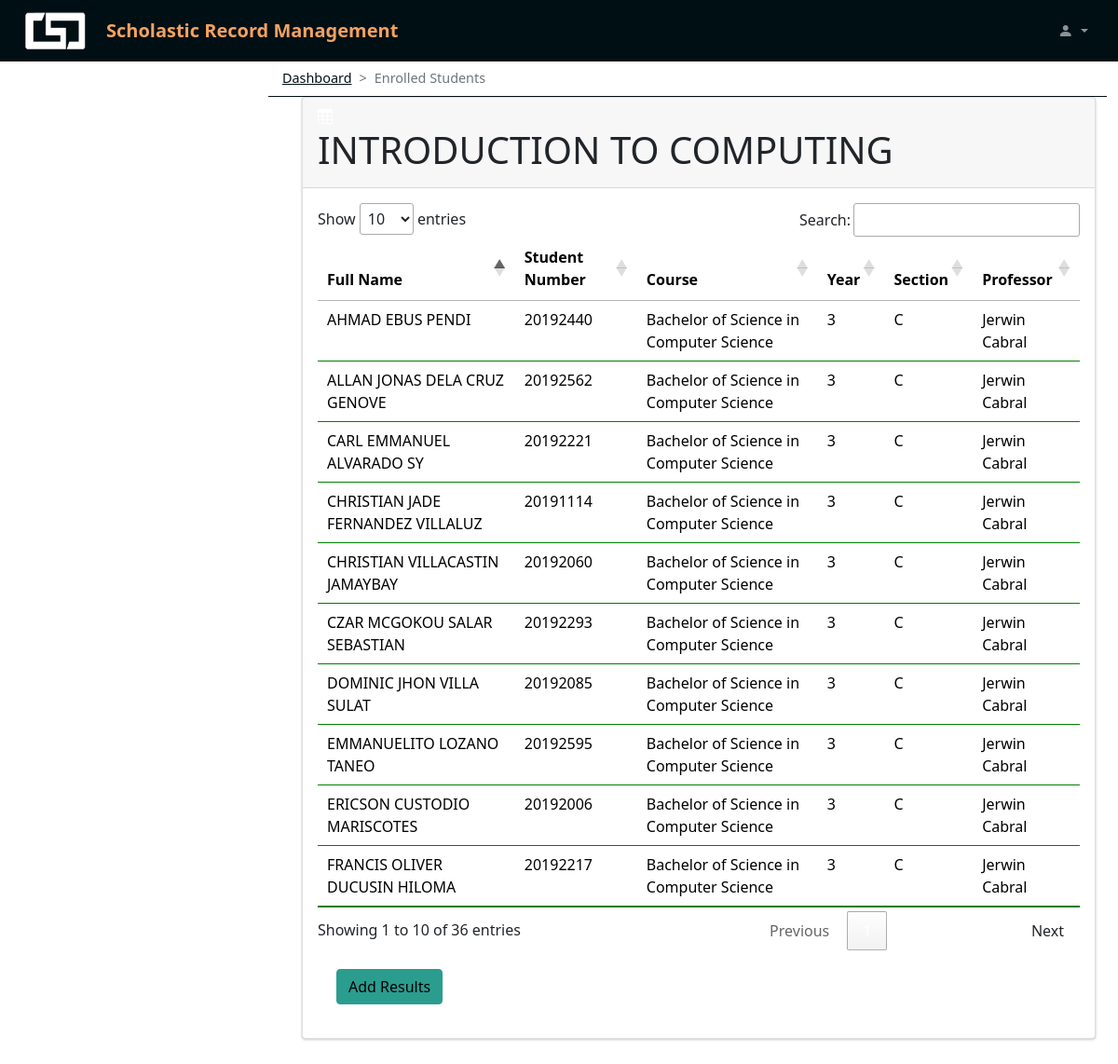
Screenshot of /views/view_combi.php?combi_id=75 (signed in) with the database file from the repository.
### tables this page shows
CREATE TABLE `srms_tblmanagesubcombi` (
  `combi_id` int(11) NOT NULL,
  `class_id` int(60) NOT NULL,
  `sub_id` int(60) NOT NULL,
  `prof_id` varchar(60) NOT NULL,
  `Sem` varchar(60) NOT NULL
);

CREATE TABLE `srms_tblsubject` (
  `sub_id` int(11) NOT NULL,
  `SubjectDescription` varchar(60) NOT NULL,
  `SubjectCode` varchar(60) NOT NULL,
  `Units` int(60) NOT NULL
);

CREATE TABLE `srms_students` (
  `student_id` int(11) NOT NULL,
  `class_id` int(60) NOT NULL,
  `firstname` varchar(60) NOT NULL,
  `middlename` varchar(60) NOT NULL,
  `lastname` varchar(60) NOT NULL,
  `course` varchar(60) NOT NULL,
  `year` int(2) NOT NULL,
  `section` varchar(5) NOT NULL,
  `studentsnumber` int(10) NOT NULL,
  `status` varchar(10) NOT NULL,
  `contactnum` varchar(12) NOT NULL,
  `address` varchar(60) NOT NULL,
  `gender` varchar(60) NOT NULL,
  `email` varchar(60) NOT NULL,
  `scholastic` varchar(10) NOT NULL,
  `password` varchar(60) NOT NULL
);

CREATE TABLE `srms_tblclasses` (
  `class_id` int(11) NOT NULL,
  `Course` varchar(60) NOT NULL,
  `Year` int(60) NOT NULL,
  `Section` varchar(60) NOT NULL,
  `syb` int(60) NOT NULL,
  `sye` int(60) NOT NULL
);

CREATE TABLE `srms_tblprof` (
  `prof_id` int(11) NOT NULL,
  `Fullname` varchar(60) NOT NULL,
  `Email` varchar(60) NOT NULL,
  `No` int(60) NOT NULL,
  `DOB` date NOT NULL,
  `Spec` varchar(60) NOT NULL,
  `Department` varchar(60) NOT NULL,
  `Username` varchar(60) NOT NULL,
  `Password` varchar(60) NOT NULL,
  `Type` varchar(60) NOT NULL
);

### views/view_combi.php (the view, shortened to what this page needs)
<?php
include('../includes/config.php');
if (isset($_SESSION['uname'])) {
?>
    <!DOCTYPE html>
    <html lang="en">
    <head>
        <link rel="stylesheet" href="../assets/css/style.css">
        <link rel="stylesheet" href="../node_modules/bootstrap-icons/font/bootstrap-icons.css">
        <link rel="stylesheet" href="https://cdn.datatables.net/1.11.5/css/jquery.dataTables.min.css">
    </head>
    <body>
        <nav class="navbar navbar-expand-lg navbar-dark bg-blue-dark fixed-top">
            <div class="container-fluid">
                <a href="#" class="logo">
                    <img src="../assets/image/csd.png" alt="logo image">
                </a>
                <a class="navbar-brand" href="https://ucc-caloocan.edu.ph/">
                    Scholastic Record Management
                </a>
                <div class="collapse navbar-collapse" id="topNavBar">
                    <ul class="navbar-nav d-flex ms-auto my-3 my-lg-0">
                        <li class="nav-item dropdown">
                            <a class="nav-link dropdown-toggle ms-2" href="#" role="button" data-bs-toggle="dropdown" aria-expanded="false">
                                <i class="bi bi-person-fill"></i>
                            </a>
                        </li>
                    </ul>
                </div>
            </div>
        </nav>
        <main class="mt-5 pt-3">
            <div style="--bs-breadcrumb-divider: '>';" aria-label="breadcrumb" class="row breadcrumb-div">
                <ol class="breadcrumb">
                    <li class="breadcrumb-item"><a href="#">Dashboard</a></li>
                    <li class="breadcrumb-item active" aria-current="page">Enrolled Students</li>
                </ol>
            </div>
            <div class="panel-body">
                <section>
                    <div class="container-fluid">
                        <div class="row">
                            <div class="col-md-12 mb-3">
                                <div class="card">
                                    <div class="card-header">
                                        <span><i class="bi bi-table me-2"></i></span>
                                        <h1>
                                            <?php
                                            $combi = intval($_GET['combi_id']);
                                            $sql = "SELECT * FROM `srms_tblmanagesubcombi`
                                        INNER JOIN srms_tblsubject ON srms_tblmanagesubcombi.sub_id = srms_tblsubject.sub_id
                                        WHERE srms_tblmanagesubcombi.combi_id = :combi ";
                                            $query = $dbh->prepare($sql);
                                            $query->bindParam(':combi', $combi, PDO::PARAM_STR);
                                            $query->execute();
                                            $results = $query->fetchAll(PDO::FETCH_OBJ);
                                            if ($query->rowCount() > 0) {
                                                foreach ($results as $result) {
                                            ?>
                                                    <?php echo htmlentities($result->SubjectDescription)   ?>
                                            <?php $cnt = $cnt + 1;
                                                }
                                            } ?>
                                        </h1>
                                    </div>
                                    <div class="card-body">
                                        <div class="table-responsive">
                                            <table id="example" class="table hover data-table" style="width: 100%">
                                                <thead>
                                                    <tr>
                                                        <th>Full Name</th>
                                                        <th>Student Number</th>
                                                        <th>Course</th>
                                                        <th>Year</th>
                                                        <th>Section</th>
                                                        <th>Professor</th>
                                                    </tr>
                                                </thead>
                                                <tbody>
                                                    <?php
                                                    $combi = intval($_GET['combi_id']);
                                                    $sql = "SELECT * FROM `srms_tblmanagesubcombi`
                                                INNER JOIN srms_students ON srms_tblmanagesubcombi.class_id = srms_students.class_id
                                                INNER JOIN srms_tblclasses ON srms_tblmanagesubcombi.class_id = srms_tblclasses.class_id
                                                INNER JOIN srms_tblprof ON srms_tblprof.prof_id = srms_tblmanagesubcombi.prof_id
                                                WHERE srms_tblmanagesubcombi.combi_id = :combi ";
                                                    $query = $dbh->prepare($sql);
                                                    $query->bindParam(':combi', $combi, PDO::PARAM_STR);
                                                    $query->execute();
                                                    $results = $query->fetchAll(PDO::FETCH_OBJ);
                                                    if ($query->rowCount() > 0) {
                                                        foreach ($results as $result) {
                                                    ?>
                                                            <tr>
                                                                <td><?php echo htmlentities($result->firstname); ?> <?php echo htmlentities($result->middlename); ?> <?php echo htmlentities($result->lastname); ?></td>
                                                                <td><?php echo htmlentities($result->studentsnumber); ?></td>
                                                                <td><?php echo htmlentities($result->Course); ?></td>
                                                                <td><?php echo htmlentities($result->Year); ?></td>
                                                                <td><?php echo htmlentities($result->Section); ?></td>
                                                                <td><?php echo htmlentities($result->Fullname); ?></td>
                                                            </tr>
                                                    <?php $cnt = $cnt + 1;
                                                        }
                                                    } ?>
                                                </tbody>
                                            </table>
                                            <form class="form-horizontal" method="POST" action="../Functions/add_function.php">
                                                <div class="form-group has-success">
                                                    <div class="">
                                                        <button type="submit" name="addresult" class="btn btn-success btn-labeled">Add Results<span class="btn-label btn-label-right"><i class="fa fa-check"></i></span></button>
                                                    </div>
                                                </div>
                                            </form>
                                        </div>
                                    </div>
                                </div>
                            </div>
                        </div>
                </section>
        </main>
    <?php
} else {
    header("location:./login.php");
}
    ?>
    </body>
    </html>

### rows the page displays
srms_tblmanagesubcombi: sub.SubjectDescription "INTRODUCTION TO COMPUTING", srms_students.firstname "ALLAN JONAS", srms_students.middlename "DELA CRUZ", srms_students.lastname "GENOVE", srms_students.studentsnumber "20192562", class.Course "Bachelor of Science in Computer Science", class.Year "3", class.Section "C", prof.Fullname "Jerwin Cabral", srms_students.firstname "FRANCIS OLIVER", srms_students.middlename "DUCUSIN", srms_students.lastname "HILOMA", srms_students.studentsnumber "20192217", srms_students.firstname "CHRISTIAN", srms_students.middlename "VILLACASTIN", srms_students.lastname "JAMAYBAY", srms_students.studentsnumber "20192060", srms_students.firstname "ERICSON", srms_students.middlename "CUSTODIO", srms_students.lastname "MARISCOTES", srms_students.studentsnumber "20192006", srms_students.firstname "AHMAD", srms_students.middlename "EBUS", srms_students.lastname "PENDI", srms_students.studentsnumber "20192440", srms_students.firstname "CZAR MCGOKOU", srms_students.middlename "SALAR", srms_students.lastname "SEBASTIAN", srms_students.studentsnumber "20192293", srms_students.firstname "DOMINIC JHON", srms_students.middlename "VILLA", srms_students.lastname "SULAT", srms_students.studentsnumber "20192085", srms_students.firstname "CARL EMMANUEL", srms_students.middlename "ALVARADO", srms_students.lastname "SY", srms_students.studentsnumber "20192221", srms_students.firstname "EMMANUELITO", srms_students.middlename "LOZANO", srms_students.lastname "TANEO", srms_students.studentsnumber "20192595", srms_students.firstname "CHRISTIAN JADE", srms_students.middlename "FERNANDEZ", srms_students.lastname "VILLALUZ", srms_students.studentsnumber "20191114"
